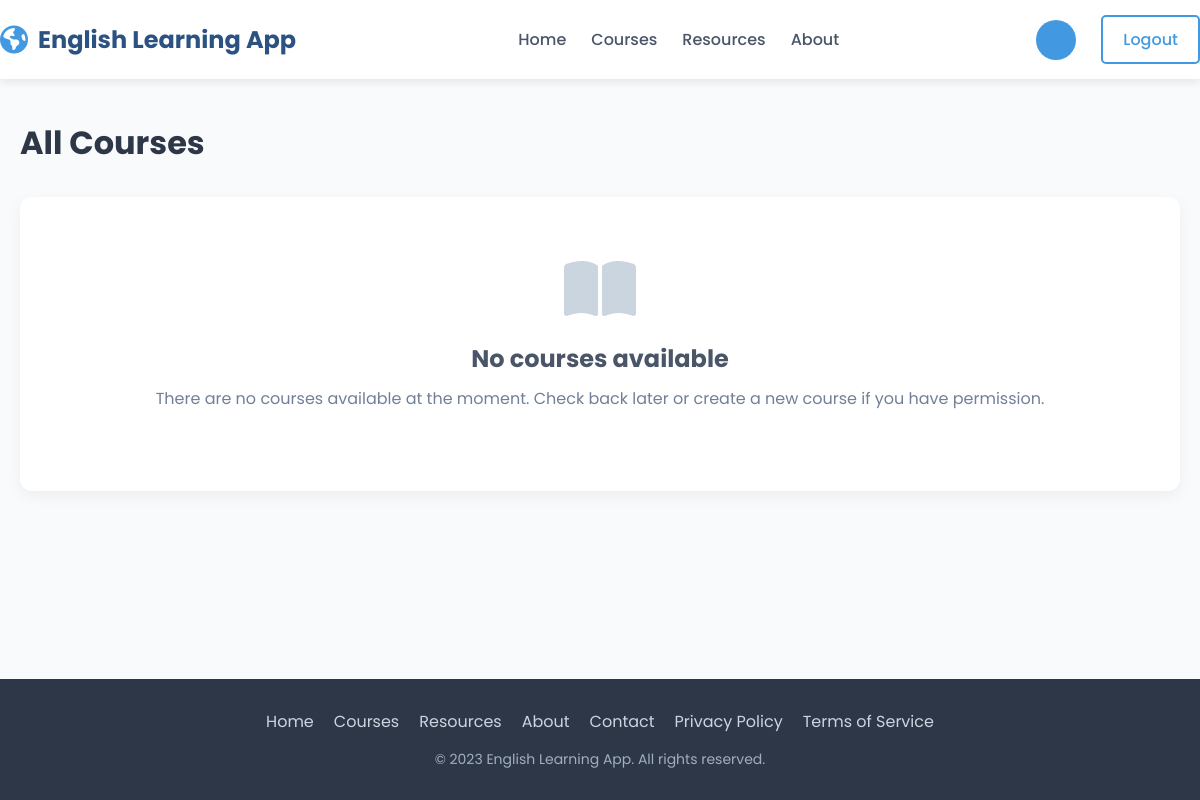
Page /learning/courses/ on the earlier database version.
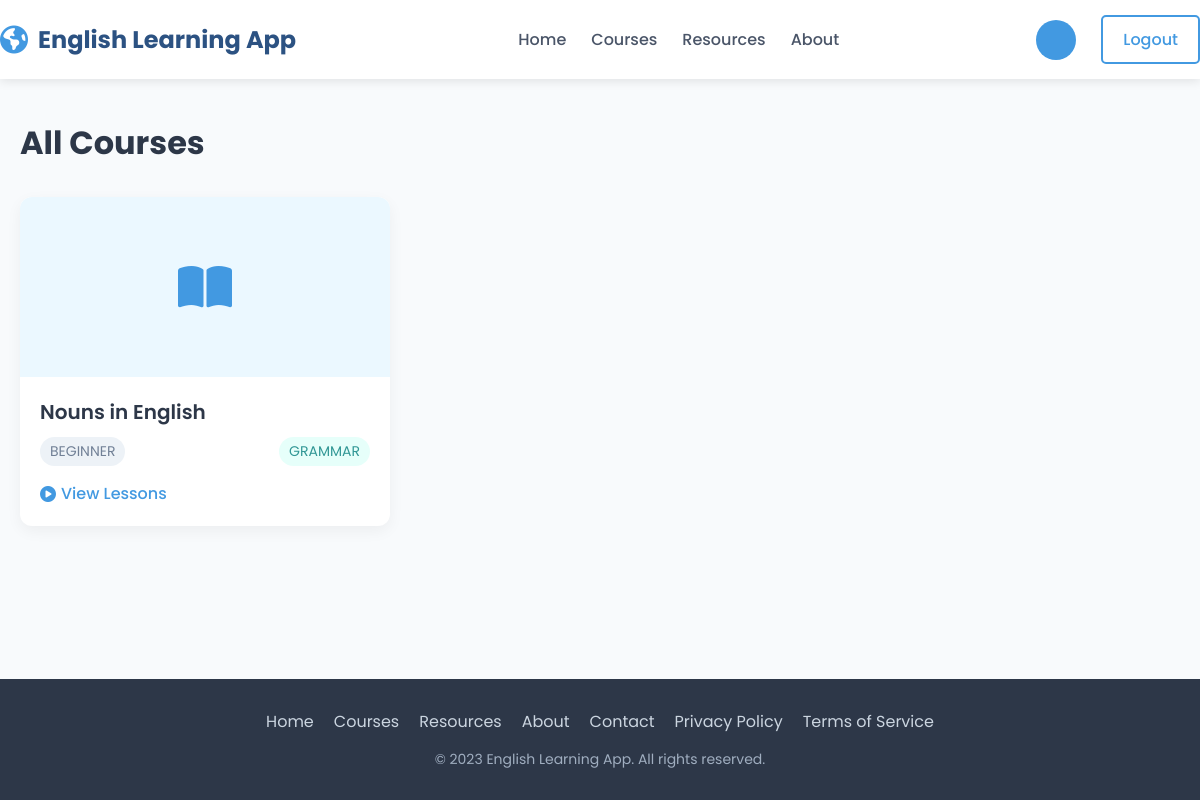
Same page on the later database version.
### learning/models.py (models this page shows, shortened)
class Course(models.Model):
    SKILL_LEVELS = [
        ("BEGINNER", "Beginner"),
        ("INTERMEDIATE", "Intermediate"),
        ("ADVANCED", "Advanced"),
    ]
    CATEGORIES = [
        ("GRAMMAR", "Grammar"),
        ("VOCABULARY", "Vocabulary"),
        ("LISTENING", "Listening"),
        ("SPEAKING", "Speaking"),
    ]
    title = models.CharField(max_length=200)
    description = models.TextField()
    skill_level = models.CharField(max_length=20, choices=SKILL_LEVELS)
    category = models.CharField(max_length=20, choices=CATEGORIES)
    created_by = models.ForeignKey(User, on_delete=models.CASCADE, related_name="courses")
    created_at = models.DateTimeField(auto_now_add=True)
    updated_at = models.DateTimeField(auto_now=True)

### learning/views.py (the view)
# urls.py: path('courses/', views.course_list, name='course_list'),
def course_list(request):
    courses = Course.objects.all()
    return render(request, 'learning/course_list.html', {'courses': courses})

### learning/templates/learning/course_list.html (shortened to what this page needs)
<!DOCTYPE html>
<html lang="en">
<head>
    <link rel="stylesheet" href="https://cdnjs.cloudflare.com/ajax/libs/font-awesome/6.4.0/css/all.min.css">
</head>
<body>
    <header>
        <div class="container header-container">
            <div class="logo">
                <i class="fas fa-globe-americas"></i>
                English Learning App
            </div>
            <nav>
                <ul>
                    <li><a href="{% url 'home' %}">Home</a></li>
                    <li><a href="{% url 'learning:course_list' %}" class="active">Courses</a></li>
                    <li><a href="#">Resources</a></li>
                    <li><a href="#">About</a></li>
                </ul>
            </nav>
            <div class="user-menu">
                <div class="user-info">
                    <div class="user-avatar">{{ user.email|make_list|first|upper }}</div>
                </div>
                <a href="{% url 'accounts:logout' %}" class="btn btn-outline">Logout</a>
            </div>
        </div>
    </header>
    <main>
        <div class="container">
            <div class="page-header">
                <h1 class="page-title">All Courses</h1>
            </div>
            {% if courses %}
                <div class="courses-grid">
                    {% for course in courses %}
                        <div class="course-card">
                            <div class="course-image">
                                <i class="fas fa-book-open"></i>
                            </div>
                            <div class="course-content">
                                <h3 class="course-title">{{ course.title }}</h3>
                                <div class="course-meta">
                                    <span class="course-level">{{ course.skill_level }}</span>
                                    <span class="course-category">{{ course.category }}</span>
                                </div>
                                <div class="course-actions">
                                    <a href="{% url 'learning:lesson_list' course.id %}">
                                        <i class="fas fa-play-circle"></i> View Lessons
                                    </a>
                                </div>
                            </div>
                        </div>
                    {% endfor %}
                </div>
            {% else %}
                <div class="empty-state">
                    <i class="fas fa-book-open"></i>
                    <h3>No courses available</h3>
                    <p>There are no courses available at the moment. Check back later or create a new course if you have permission.</p>
                </div>
            {% endif %}
        </div>
    </main>
    <footer>
        <div class="container">
            <div class="footer-links">
                <a href="#">Home</a>
                <a href="#">Courses</a>
                <a href="#">Resources</a>
                <a href="#">About</a>
                <a href="#">Contact</a>
                <a href="#">Privacy Policy</a>
                <a href="#">Terms of Service</a>
            </div>
            <div class="copyright">
                &copy; 2023 English Learning App. All rights reserved.
            </div>
        </div>
    </footer>
</body>
</html>

Differences in the rows shown:
added Course: title "Nouns in English", skill_level "BEGINNER", category "GRAMMAR"
Other differences:
text no longer shown: "No courses available There are no courses available at the moment. Check back later or create a new course if you have permission."
